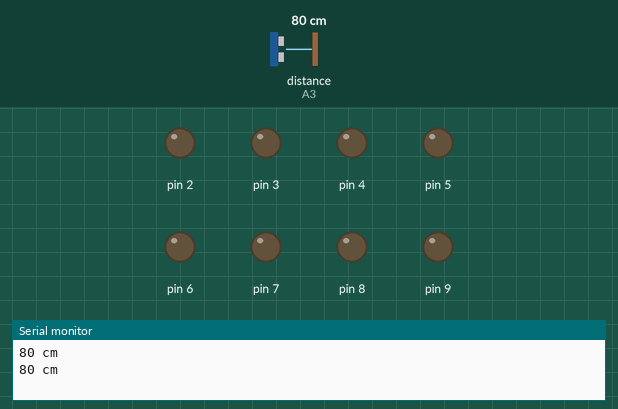
A sketch run on a simulated Arduino Uno, built with avr-gcc and run on an emulated ATmega328P. Parts: output pins drawn as LEDs (lit = HIGH), the last lines printed to the serial monitor. Wiring (inferred from the names in the program): ultrasonic range finder: trigger A2; echo A3. Inputs (shaded band) come from the test bench; at power-on: distance to the obstacle (sensor on A3) 80 cm. The echo pulse lasts 58.3 µs per cm; pins used as bus, display or sensor lines are not drawn.

Above: at 1.8 s.
1.9 s: distance to the obstacle (sensor on A3) set to 18 cm
At 3.0 s:
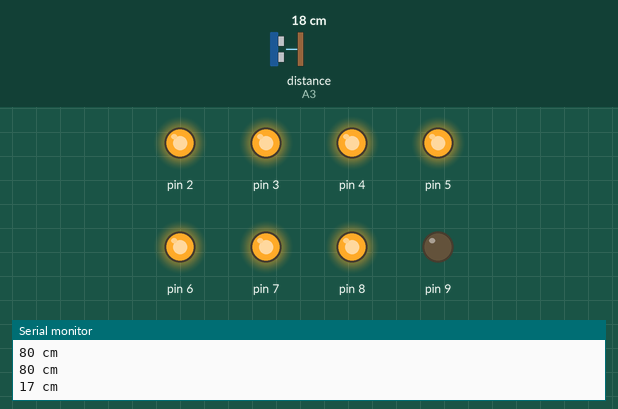
3.5 s: distance to the obstacle (sensor on A3) set to 2 cm
At 4.7 s:
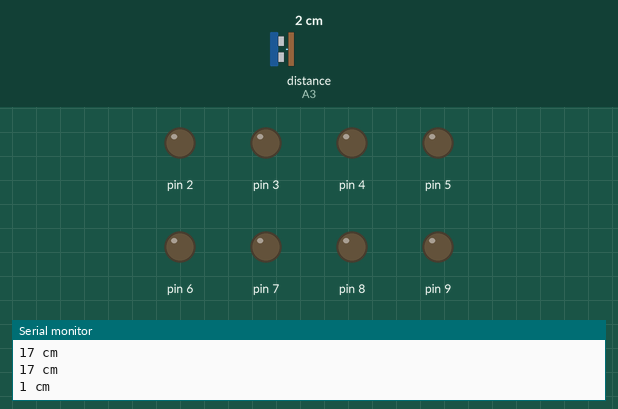
Timing chart, 0 to 6.5 s (numbered marks = the images above; inputs shaded):
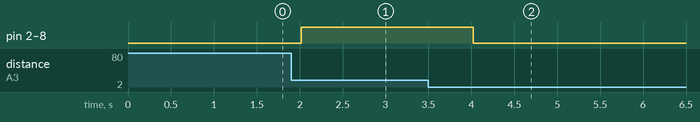

The sketch:

ultrasonic_distance_led.ino
```cpp
int trig = A2;
int echo = A3;
void setup() {
  // put your setup code here, to run once:
  Serial.begin(9600);
  pinMode(trig, OUTPUT);
  pinMode(echo, INPUT);
  pinMode(2, OUTPUT);
  pinMode(3, OUTPUT);
  pinMode(4, OUTPUT);
  pinMode(5, OUTPUT);
  pinMode(6, OUTPUT);
  pinMode(7, OUTPUT);
  pinMode(8, OUTPUT);
  pinMode(9, OUTPUT);

}

void loop() {
  // put your main code here, to run repeatedly:
  int distance, duration;
  digitalWrite(trig, LOW);
  delay(1);
  digitalWrite(trig, HIGH);
  delayMicroseconds(10);
  digitalWrite(trig, LOW);
  duration = pulseIn(echo, HIGH);
  distance = duration / 58;
  Serial.print(distance);
  Serial.println(" cm");
  switch (distance)
  {
    case 18:
      digitalWrite(2, HIGH);
      digitalWrite(3, HIGH);
      digitalWrite(4, HIGH);
      digitalWrite(5, HIGH);
      digitalWrite(6, HIGH);
      digitalWrite(7, HIGH);
      digitalWrite(8, HIGH);
      digitalWrite(9, HIGH);
      break;
    case 17:
      digitalWrite(2, HIGH);
      digitalWrite(3, HIGH);
      digitalWrite(4, HIGH);
      digitalWrite(5, HIGH);
      digitalWrite(6, HIGH);
      digitalWrite(7, HIGH);
      digitalWrite(8, HIGH);
      digitalWrite(9, LOW);

      break;
    case 16:
      digitalWrite(2, HIGH);
      digitalWrite(3, HIGH);
      digitalWrite(4, HIGH);
      digitalWrite(5, HIGH);
      digitalWrite(6, HIGH);
      digitalWrite(7, HIGH);
      digitalWrite(8, LOW);
      digitalWrite(9, LOW);

      break;
    case 15:
      digitalWrite(2, HIGH);
      digitalWrite(3, HIGH);
      digitalWrite(4, HIGH);
      digitalWrite(5, HIGH);
      digitalWrite(6, HIGH);
      digitalWrite(7, LOW);
      digitalWrite(8, LOW);
      digitalWrite(9, LOW);

      break;
    case 14:
      digitalWrite(2, HIGH);
      digitalWrite(3, HIGH);
      digitalWrite(4, HIGH);
      digitalWrite(5, HIGH);
      digitalWrite(6, LOW);
      digitalWrite(7, LOW);
      digitalWrite(8, LOW);
      digitalWrite(9, LOW);

      break;
    case 13:
      digitalWrite(2, HIGH);
      digitalWrite(3, HIGH);
      digitalWrite(4, HIGH);
      digitalWrite(5, LOW);
      digitalWrite(6, LOW);
      digitalWrite(7, LOW);
      digitalWrite(8, LOW);
      digitalWrite(9, LOW);

      break;
    case 12:
      digitalWrite(2, HIGH);
      digitalWrite(3, HIGH);
      digitalWrite(4, LOW);
      digitalWrite(5, LOW);
      digitalWrite(6, LOW);
      digitalWrite(7, LOW);
      digitalWrite(8, LOW);
      digitalWrite(9, LOW);

      break;
    case 11:
      digitalWrite(2, HIGH);
      digitalWrite(3, LOW);
      digitalWrite(4, LOW);
      digitalWrite(5, LOW);
      digitalWrite(6, LOW);
      digitalWrite(7, LOW);
      digitalWrite(8, LOW);
      digitalWrite(9, LOW);

      break;
    default:
      digitalWrite(2, LOW);
      digitalWrite(3, LOW);
      digitalWrite(4, LOW);
      digitalWrite(5, LOW);
      digitalWrite(6, LOW);
      digitalWrite(7, LOW);
      digitalWrite(8, LOW);
      digitalWrite(9, LOW);

      break;
  }


  delay(1000);
}
```

Measured:
- after the input at 1.9 s, pin 2–8: LOW → HIGH after 0.12 s
- after the input at 3.5 s, pin 2–8: HIGH → LOW after 0.52 s
